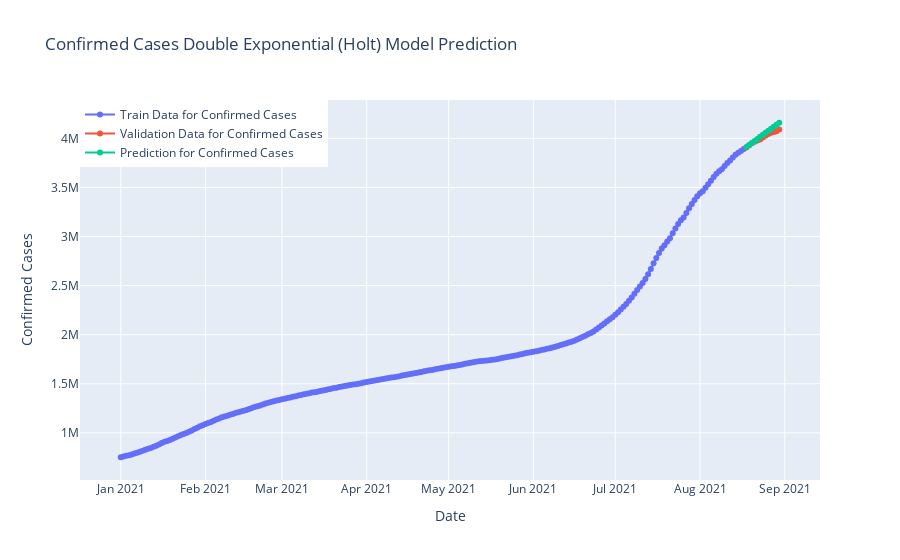

Here is the notebook cell this chart was saved with:
### Code cell
fig=go.Figure()
fig.add_trace(go.Scatter(x=model_train.index, y=model_train.Cases,
                    mode='lines+markers',name="Train Data for Confirmed Cases"))
fig.add_trace(go.Scatter(x=valid.index, y=valid.Cases,
                    mode='lines+markers',name="Validation Data for Confirmed Cases",))
fig.add_trace(go.Scatter(x=valid.index, y=y_pred["Double Exponential"],
                    mode='lines+markers',name="Prediction for Confirmed Cases",))
fig.update_layout(title="Confirmed Cases Double Exponential (Holt) Model Prediction",
                 xaxis_title="Date",yaxis_title="Confirmed Cases",legend=dict(x=0,y=1,traceorder="normal"))
fig.show()

### Figure 1 — Plotly figure (JSON) as saved in the notebook; plotly's stock layout.template omitted (floating-point values rounded to 4 significant figures; data arrays with more than 128 entries replaced by an {"elided": "..."} marker saying what was removed)
{"data": [{"mode": "lines+markers", "name": "Train Data for Confirmed Cases", "type": "scatter", "x": {"elided": "229 str values"}, "y": {"elided": "229 int values"}}, {"mode": "lines+markers", "name": "Validation Data for Confirmed Cases", "type": "scatter", "x": ["2021-08-18T00:00:00+00:00", "2021-08-19T00:00:00+00:00", "2021-08-20T00:00:00+00:00", "2021-08-21T00:00:00+00:00", "2021-08-22T00:00:00+00:00", "2021-08-23T00:00:00+00:00", "2021-08-24T00:00:00+00:00", "2021-08-25T00:00:00+00:00", "2021-08-26T00:00:00+00:00", "2021-08-27T00:00:00+00:00", "2021-08-28T00:00:00+00:00", "2021-08-29T00:00:00+00:00", "2021-08-30T00:00:00+00:00"], "y": [3908247, 3930300, 3950304, 3967048, 3979456, 3989060, 4008166, 4026837, 4043736, 4056354, 4066404, 4073831, 4089801]}, {"mode": "lines+markers", "name": "Prediction for Confirmed Cases", "type": "scatter", "x": ["2021-08-18T00:00:00+00:00", "2021-08-19T00:00:00+00:00", "2021-08-20T00:00:00+00:00", "2021-08-21T00:00:00+00:00", "2021-08-22T00:00:00+00:00", "2021-08-23T00:00:00+00:00", "2021-08-24T00:00:00+00:00", "2021-08-25T00:00:00+00:00", "2021-08-26T00:00:00+00:00", "2021-08-27T00:00:00+00:00", "2021-08-28T00:00:00+00:00", "2021-08-29T00:00:00+00:00", "2021-08-30T00:00:00+00:00"], "y": [3913000.0, 3934000.0, 3954000.0, 3975000.0, 3995000.0, 4016000.0, 4036000.0, 4057000.0, 4077000.0, 4098000.0, 4118000.0, 4139000.0, 4160000.0]}], "layout": {"legend": {"traceorder": "normal", "x": 0, "y": 1}, "title": {"text": "Confirmed Cases Double Exponential (Holt) Model Prediction"}, "xaxis": {"title": {"text": "Date"}}, "yaxis": {"title": {"text": "Confirmed Cases"}}}}
